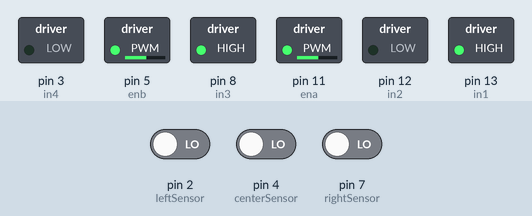
Recording of a sketch running on a simulated Arduino Uno, built with avr-gcc and run on an emulated ATmega328P. On the bench: switched loads named in the sketch (green lamp = pin HIGH). The inputs (shaded band) are chosen by the test bench; at power-on: pin 2 (leftSensor) LOW, pin 4 (centerSensor) LOW, pin 7 (rightSensor) LOW.

Above: at 1.2 s.
1.3 s: pin 2 (leftSensor) driven HIGH
At 2.5 s:
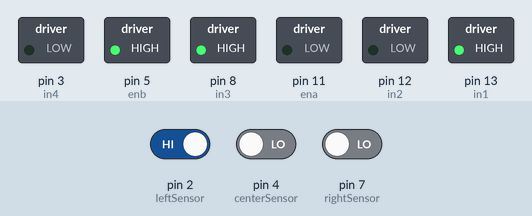
2.8 s: pin 4 (centerSensor) driven HIGH
At 3.7 s:
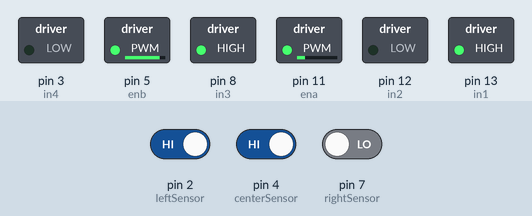
4.3 s: pin 7 (rightSensor) driven HIGH
At 4.8 s:
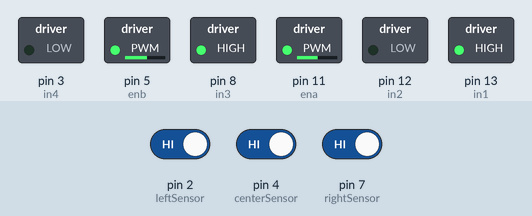
5.8 s: pin 2 (leftSensor) driven LOW
At 6.2 s:
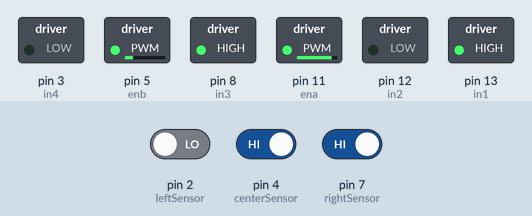
7.3 s: pin 4 (centerSensor) driven LOW
At 8.3 s:
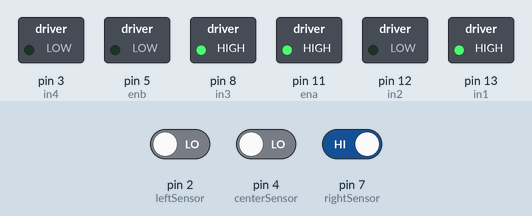
Timing chart, 0 to 9.8 s (numbered marks = the images above; inputs shaded):
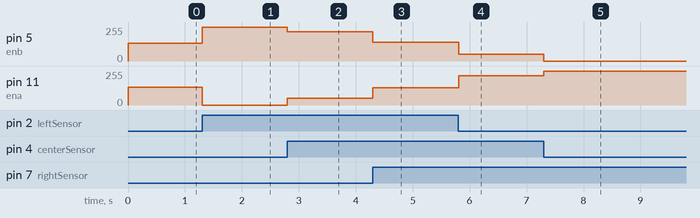

The sketch:

pid.ino
```cpp
// ==== Auto Seguidor de Linea con PID ====

// ==== Pines motor izquierdo (Motor 1) ====
const int in1 = 13;
const int in2 = 12;
const int ena = 11; // PWM - velocidad motor izquierdo

// ==== Pines motor derecho (Motor 2) ====
const int in3 = 8;
const int in4 = 3;
const int enb = 5; // PWM - velocidad motor derecho

// ==== Pines sensores IR ====
const int leftSensor = 2;
const int centerSensor = 4;
const int rightSensor = 7;

// ==== Parametros PID ====
const float kp = 20.0; // Proporcional
const float ki = 0.05;  // Integral - para corregir errores acumulados
const float kd = 12.0;  // Derivativo - para suavizar la respuesta

// ==== Variables de Control PID ====
float integral = 0.0;
int previousError = 0;

// Velocidad base para ambos motores/ruedas
const int baseSpeed = 135;

void setup() {
  // Configurar sensores como entrada
  pinMode(leftSensor, INPUT);
  pinMode(centerSensor, INPUT);
  pinMode(rightSensor, INPUT);

  // Configurar motores como salida
  pinMode(in1, OUTPUT);
  pinMode(in2, OUTPUT);
  pinMode(ena, OUTPUT);
  pinMode(in3, OUTPUT);
  pinMode(in4, OUTPUT);
  pinMode(enb, OUTPUT);

  // Inicializar direccion de los motores
  initializeMotorsDirection();
}

void loop() {
  // ==== Lectura de sensores ====
  int sensorsData = readSensors();

  // ==== Calculo de error de posicion ====
  int currentError = calculateError(sensorsData);

  // ==== Control PID ====
  float correction = PID(currentError);

  // ==== Calculo de velocidades y movimiento ====
  int leftSpeed, rightSpeed;
  calculateSpeeds(correction, leftSpeed, rightSpeed);
  drive(leftSpeed, rightSpeed);
}

// Inicializar direccion de motores hacia adelante
void initializeMotorsDirection() {
  // Motor izquierdo (Motor 1)
  digitalWrite(in1, HIGH);
  digitalWrite(in2, LOW);

  // Motor derecho (Motor 2)
  digitalWrite(in3, HIGH);
  digitalWrite(in4, LOW);
}

int readSensors() {
  // Leer sensores IR digitales
  // Linea Negra devuelve 1, Superficie Blanca devuelve 0
  int Ls = digitalRead(leftSensor);
  int Cs = digitalRead(centerSensor);
  int Rs = digitalRead(rightSensor);

  // Codificar lectura de sensores en formato binario: Ls Cs Rs (0bXYZ)
  return (Ls << 2) | (Cs << 1) | Rs;
}

int calculateError(int sensorsData) {
  // Calcular error basado en la posicion de la linea
  // Error positivo: linea a la izquierda, entonces girar a la izquierda
  // Error negativo: linea a la derecha, entonces girar a la derecha
  // Error = 0: linea centrada, entonces seguir recto
  switch (sensorsData) {
    case 0b100: return  8; // linea a la izquierda
    case 0b110: return  4; // linea levemente a la izquierda
    case 0b010: return  0; // centrado
    case 0b011: return -4; // linea levemente a la derecha
    case 0b001: return -8; // linea a la derecha
    case 0b000: return previousError; // Si pierde la linea, mantener el error anterior
    default: return 0;
  }
}

// ==== Algoritmo PID ====
// Dado que el loop() se ejecuta a una frecuencia constante, no se involucra al tiempo
// explicitamente en los terminos integral y derivativo, evitando asi tambien que el
// componente derivativo se dispare por variaciones muy pequeñas en el tiempo
float PID(int currentError) {
  // Sumar el error actual a la acumulacion total (componente integral)
  // Ayuda a corregir errores sistematicos o sesgos en el sistema
  integral += currentError;

  // Prevenir el "integral wind-up" limitando el valor acumulado
  integral = constrain(integral, -100, 100);

  // Calcular el cambio en el error desde la ultima iteracion (componente derivativo)
  // Suaviza la respuesta ante cambios bruscos en el error
  float derivative = currentError - previousError;

  // Calcular la correccion total del PID
  float correction = kp * currentError + ki * integral + kd * derivative;

  // Guardar el error actual para la proxima iteracion
  previousError = currentError;

  return correction;
}

// El simbolo & indica que las variables se pasan por referencia
void calculateSpeeds(float correction, int &leftSpeed, int &rightSpeed) {
  // Calcular velocidades de motores
  leftSpeed = (int) round(baseSpeed - correction);
  rightSpeed = (int) round(baseSpeed + correction);

  // Aplicar limites de velocidad en el rango valido PWM
  leftSpeed = constrain(leftSpeed, 0, 255);
  rightSpeed = constrain(rightSpeed, 0, 255);
}

// Indicar velocidades de motores calculadas
void drive(int leftSpeed, int rightSpeed) {
  // Motor izquierdo (Motor 1)
  analogWrite(ena, leftSpeed);

  // Motor derecho (Motor 2)
  analogWrite(enb, rightSpeed);
}
```

Measured:
- after the input at 1.3 s, pin 5 (enb): 135/255 → 255/255 at once; pin 11 (ena): 135/255 → 0/255 at once
- after the input at 2.8 s, pin 5 (enb): 255/255 → 220/255 at once; pin 11 (ena): 0/255 → 50/255 at once
- after the input at 4.3 s, pin 5 (enb): 220/255 → 140/255 at once; pin 11 (ena): 50/255 → 130/255 at once
- after the input at 5.8 s, pin 5 (enb): 140/255 → 50/255 at once; pin 11 (ena): 130/255 → 220/255 at once
- after the input at 7.3 s, pin 5 (enb): 50/255 → 0/255 at once; pin 11 (ena): 220/255 → 255/255 at once
